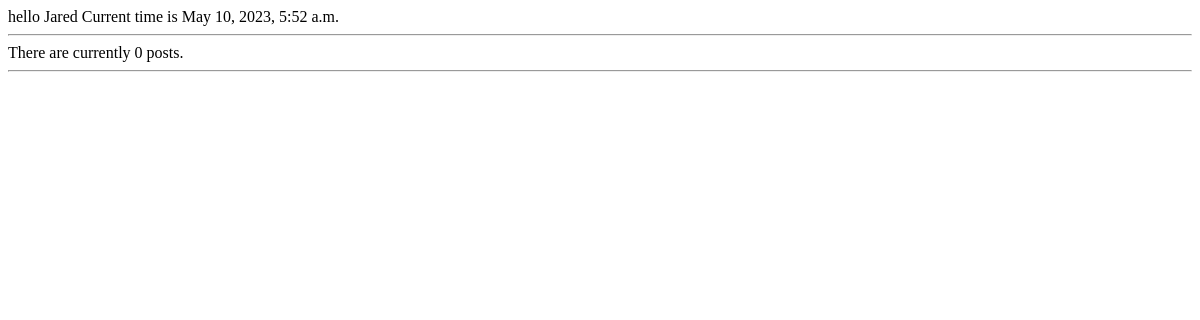
Before: / with the older database file.
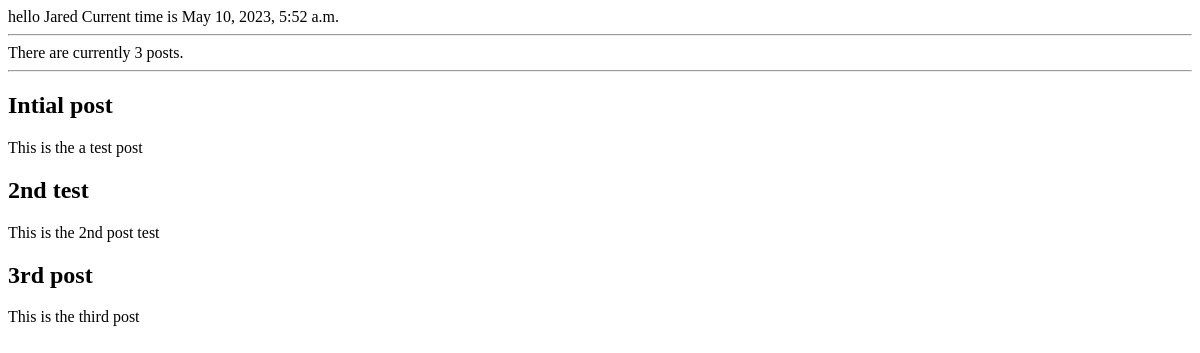
After: the same page with the newer database file.
### posts/models.py (models this page shows, shortened)
class Post(models.Model):
    title = models.CharField(max_length=25)
    body = models.CharField(max_length=500)

### website/views.py (the view)
# urls.py: path('', welcome)
def welcome(request):
    return render(request,"website/welcome.html",
                  {"current_time": datetime.now(),
                  "posts": Post.objects.all(),
                  "num_posts": Post.objects.count()})

### website/templates/website/welcome.html
hello Jared Current time is {{current_time}}
<hr>
There are currently {{num_posts}} posts.
<hr>
{%for post in posts %}
    <h2> {{post.title}}</h2>
    <p> {{post.body}}</p>
{% endfor %}

Changed rows visible on the page:
added Post: title "Intial post", body "This is the a test post"
added Post: title "2nd test", body "This is the 2nd post test"
added Post: title "3rd post", body "This is the third post"
Other visible differences:
{{ num_posts }}: "0" → "3"
